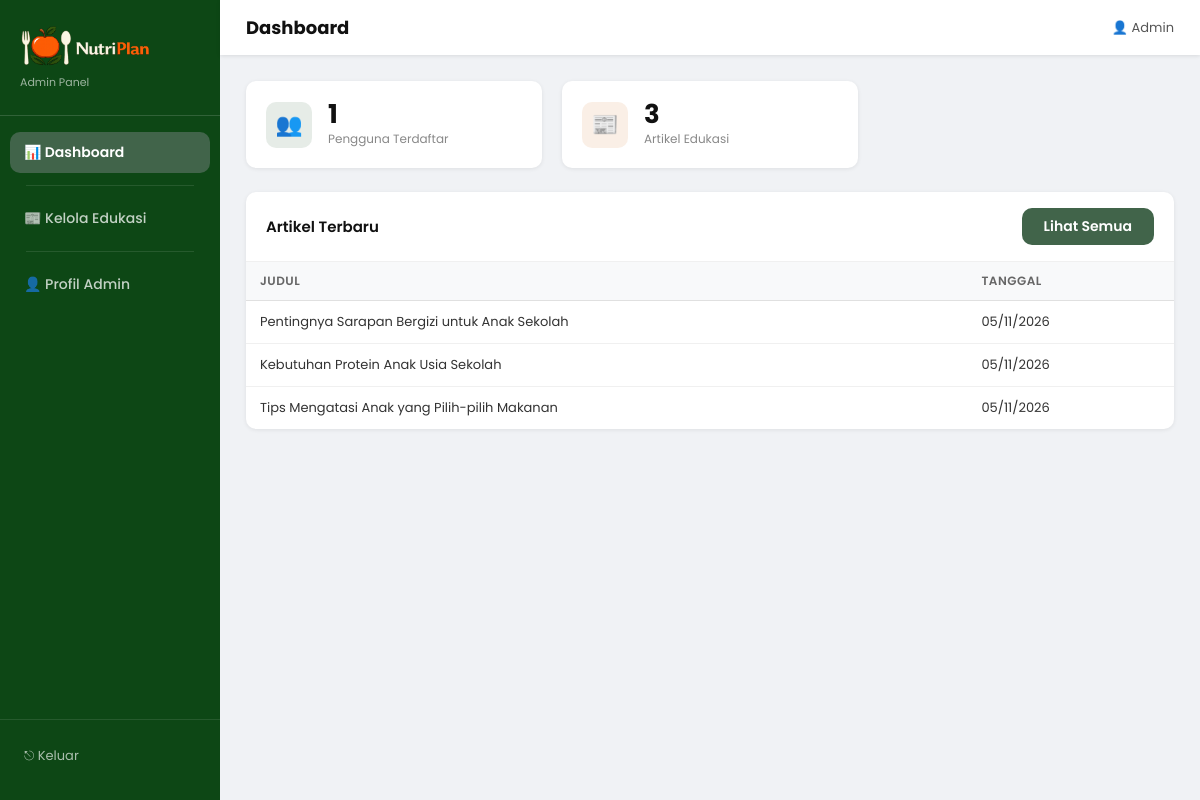
Screenshot of /admin/pages/dashboard.php with the database file from the repository.
### tables this page shows
CREATE TABLE IF NOT EXISTS edukasi (
  id_edukasi INT AUTO_INCREMENT PRIMARY KEY,
  judul      VARCHAR(255) NOT NULL,
  isi        TEXT NOT NULL,
  gambar     VARCHAR(255) DEFAULT NULL,
  created_at TIMESTAMP DEFAULT CURRENT_TIMESTAMP
);

### admin/pages/dashboard.php (the view, shortened to what this page needs)
<?php
$total_user = mysqli_fetch_assoc(
    mysqli_query(
        $conn,
        "SELECT COUNT(*) c FROM users WHERE role='ortu'"
    )
)['c'];
$total_edukasi = mysqli_fetch_assoc(
    mysqli_query(
        $conn,
        "SELECT COUNT(*) c FROM edukasi"
    )
)['c'];
$recent_edukasi = mysqli_fetch_all(
    mysqli_query(
        $conn,
        "SELECT id_edukasi, judul, created_at
         FROM edukasi
         ORDER BY created_at DESC
         LIMIT 5"
    ),
    MYSQLI_ASSOC
);
?>
<!DOCTYPE html>
<html lang="id">
<head>
    <link rel="stylesheet" href="/assets/css/style.css">
    <link rel="stylesheet" href="/assets/css/admin.css">
</head>
<body class="admin-body">
<?php include ROOT . '/includes/admin_sidebar.php'; ?>
<div class="admin-main">
    <div class="admin-topbar">
        <h1>Dashboard</h1>
        <span class="admin-topbar-user">
            👤 <?= htmlspecialchars($_SESSION['nama'] ?? 'Admin'); ?>
        </span>
    </div>
    <div class="admin-page">
        <div class="stats-grid">
            <div class="stat-card">
                <div class="stat-icon green">
                    👥
                </div>
                <div class="stat-info">
                    <h3><?= $total_user; ?></h3>
                    <p>Pengguna Terdaftar</p>
                </div>
            </div>
            <div class="stat-card">
                <div class="stat-icon orange">
                    📰
                </div>
                <div class="stat-info">
                    <h3><?= $total_edukasi; ?></h3>
                    <p>Artikel Edukasi</p>
                </div>
            </div>
        </div>
        <div class="admin-card">
            <div class="admin-card-header">
                <h3>Artikel Terbaru</h3>
                <a
                    href="/admin/index.php?page=edukasi_list"
                    class="btn-secondary"
                >
                    Lihat Semua
                </a>
            </div>
            <table class="admin-table">
                <thead>
                    <tr>
                        <th>Judul</th>
                        <th>Tanggal</th>
                    </tr>
                </thead>
                <tbody>
                    <?php foreach ($recent_edukasi as $e): ?>
                        <tr>
                            <td>
                                <?= htmlspecialchars($e['judul']); ?>
                            </td>
                            <td>
                                <?= date(
                                    'd/m/Y',
                                    strtotime($e['created_at'])
                                ); ?>
                            </td>
                        </tr>
                    <?php endforeach; ?>
                </tbody>
            </table>
        </div>
    </div>
</div>
</body>
</html>

### assets/css/style.css (style rules this page uses)
*, *::before, *::after { margin: 0; padding: 0; box-sizing: border-box; }
body { font-family: 'Poppins', sans-serif; background: #fff; color: #111; padding-top: 88px; min-height: 100vh; display: flex; flex-direction: column; }
a { text-decoration: none; color: inherit; }
:root { --green-primary: #0d4715; --green-secondary: #41644a; --green-light: rgba(13, 71, 21, 0.15); --green-overlay: rgba(13, 71, 21, 0.85); --shadow-card: 4px 4px 9.75px rgba(109, 109, 109, 0.25); --radius-sm: 10px; --radius-lg: 20px; --radius-xl: 30px; }
.btn-secondary { display: inline-block; background: var(--green-secondary); color: #fff; padding: 8px 22px; border-radius: var(--radius-sm); font-size: 14px; font-weight: 600; border: none; cursor: pointer; transition: background .2s; }

### assets/css/admin.css (style rules this page uses)
body.admin-body { padding-top: 0; background: #f0f2f5; display: flex; flex-direction: row; min-height: 100vh; }
.admin-main { margin-left: 220px; flex: 1; min-height: 100vh; display: flex; flex-direction: column; }
.admin-topbar { background: #fff; padding: 14px 26px; display: flex; align-items: center; justify-content: space-between; box-shadow: 0 1px 4px rgba(0,0,0,0.1); position: sticky; top: 0; z-index: 100; }
.admin-topbar h1 { font-size: 18px; font-weight: 700; color: #111; }
.admin-topbar-user { font-size: 13px; color: #555; }
.admin-page { padding: 26px; flex: 1; }
.stats-grid { display: grid; grid-template-columns: repeat(3, 1fr); gap: 20px; margin-bottom: 24px; }
.stat-card { background: #fff; border-radius: var(--radius-sm); padding: 20px; box-shadow: 0 1px 4px rgba(0,0,0,0.08); display: flex; align-items: center; gap: 16px; }
.stat-icon { width: 46px; height: 46px; border-radius: var(--radius-sm); display: flex; align-items: center; justify-content: center; font-size: 22px; flex-shrink: 0; }
.stat-icon.green { background: rgba(13,71,21,0.1); }
.stat-icon.orange { background: rgba(200,100,13,0.1); }
.stat-info h3 { font-size: 26px; font-weight: 700; color: #111; line-height: 1; }
.stat-info p { font-size: 12px; color: #888; margin-top: 3px; }
.admin-card { background: #fff; border-radius: var(--radius-sm); box-shadow: 0 1px 4px rgba(0,0,0,0.08); overflow: hidden; margin-bottom: 20px; }
.admin-card-header { padding: 16px 20px; display: flex; align-items: center; justify-content: space-between; border-bottom: 1px solid #f0f0f0; }
.admin-card-header h3 { font-size: 15px; font-weight: 600; color: #111; }
.admin-table { width: 100%; border-collapse: collapse; }
.admin-table th { background: #f8f9fa; padding: 10px 14px; text-align: left; font-size: 12px; font-weight: 600; color: #666; text-transform: uppercase; letter-spacing: .5px; border-bottom: 1px solid #e0e0e0; }
.admin-table td { padding: 11px 14px; font-size: 13px; color: #333; border-bottom: 1px solid #f0f0f0; vertical-align: middle; }
.admin-table tr:last-child td { border-bottom: none; }

### rows the page displays
edukasi: judul "Pentingnya Sarapan Bergizi untuk Anak Sekolah", created_at "05/11/2026"
edukasi: judul "Kebutuhan Protein Anak Usia Sekolah", created_at "05/11/2026"
edukasi: judul "Tips Mengatasi Anak yang Pilih-pilih Makanan", created_at "05/11/2026"

### other values shown
$_SESSION['nama'] "Admin"
$total_user "1"
$total_edukasi "3"
